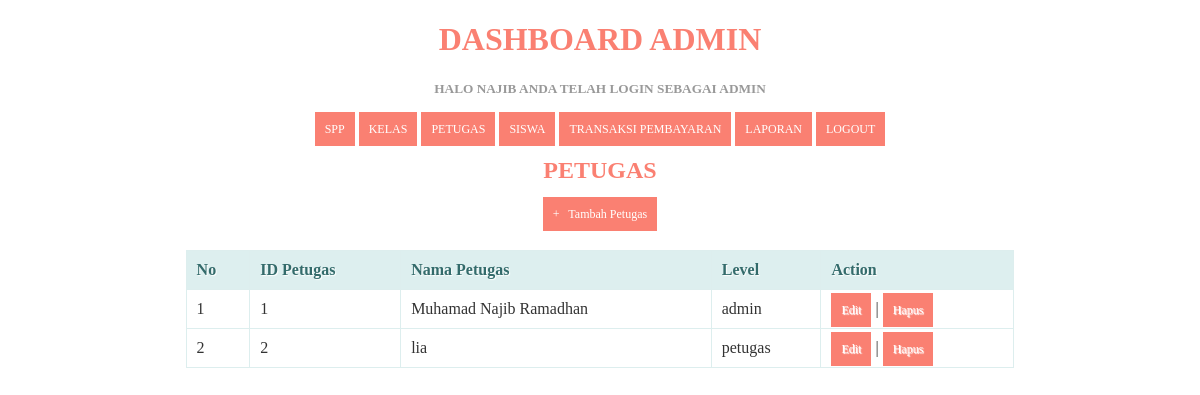
Page /petugas.php (signed in) on the committed database.
### tables this page shows
CREATE TABLE `petugas` (
  `id_petugas` int(11) NOT NULL,
  `username` varchar(25) NOT NULL,
  `password` varchar(32) NOT NULL,
  `nama_petugas` varchar(35) NOT NULL,
  `level` enum('admin','petugas') NOT NULL
);

### petugas.php (the view, shortened to what this page needs)
<!DOCTYPE html>
<html>
  <head>
  </head>
<body>
	<?php
  include ('header.php');
?>
 <center><h2>Petugas</h2><center>
  <center><a href="tambah_petugas.php">+ &nbsp; Tambah Petugas</a><center>
    <br/>
    <table>
      <thead>
        <tr>
		  <th>No</th>
          <th>ID Petugas</th>
          <th>Nama Petugas</th>
          <th>Level</th>
          <th>Action</th>
        </tr>
    </thead>
    <tbody>
	 <?php
      $query = "SELECT * FROM petugas ORDER BY id_petugas ASC";
      $result = mysqli_query($koneksi, $query);
      $no = 1;
      while($row = mysqli_fetch_assoc($result))
      {
      ?>
       <tr>
          <td><?php echo $no; ?></td>
          <td><?php echo $row['id_petugas']; ?></td>
          <td><?php echo $row['nama_petugas']; ?></td>
          <td><?php echo $row['level']; ?></td>
          <td>
              <a href="edit_petugas.php?id=<?php echo $row['id_petugas']; ?>">Edit</a> |
              <a href="proses_hapuspetugas.php?id=<?php echo $row['id_petugas']; ?>" onClick="return confirm('Anda yakin akan menghapus data ini?')">Hapus</a>
          </td>
      </tr>
      <?php
        $no++;
      }
      ?>
    </tbody>
    </table>
</body>
</html>

### petugas.php (style rules this page uses)
* { font-family: "Trebuchet MS"; }
h2 { text-transform: uppercase; color: salmon; }
table { border: solid 1px #DDEEEE; border-collapse: collapse; border-spacing: 0; width: 70%; margin: 10px auto 10px auto; }
table thead th { background-color: #DDEFEF; border: solid 1px #DDEEEE; color: #336B6B; padding: 10px; text-align: left; text-shadow: 1px 1px 1px #fff; text-decoration: none; }
table tbody td { border: solid 1px #DDEEEE; color: #333; padding: 10px; text-shadow: 1px 1px 1px #fff; }
a { background-color: salmon; color: #fff; padding: 10px; text-decoration: none; font-size: 12px; }

### header.php (style rules this page uses)
* { font-family: "Trebuchet MS"; }
table { border: solid 1px #DDEEEE; border-collapse: collapse; border-spacing: 0; width: 70%; margin: 10px auto 10px auto; }
table thead th { background-color: #DDEFEF; border: solid 1px #DDEEEE; color: #336B6B; padding: 10px; text-align: left; text-shadow: 1px 1px 1px #fff; text-decoration: none; }
table tbody td { border: solid 1px #DDEEEE; color: #333; padding: 10px; text-shadow: 1px 1px 1px #fff; }
a { background-color: salmon; color: #fff; padding: 10px; text-decoration: none; font-size: 12px; }

### rows in the picture
petugas: id_petugas "1", nama_petugas "Muhamad Najib Ramadhan", level "admin"
petugas: id_petugas "2", nama_petugas "lia", level "petugas"

### other values in the picture
$_SESSION['username'] "NAJIB"
$_SESSION['level'] "ADMIN"
